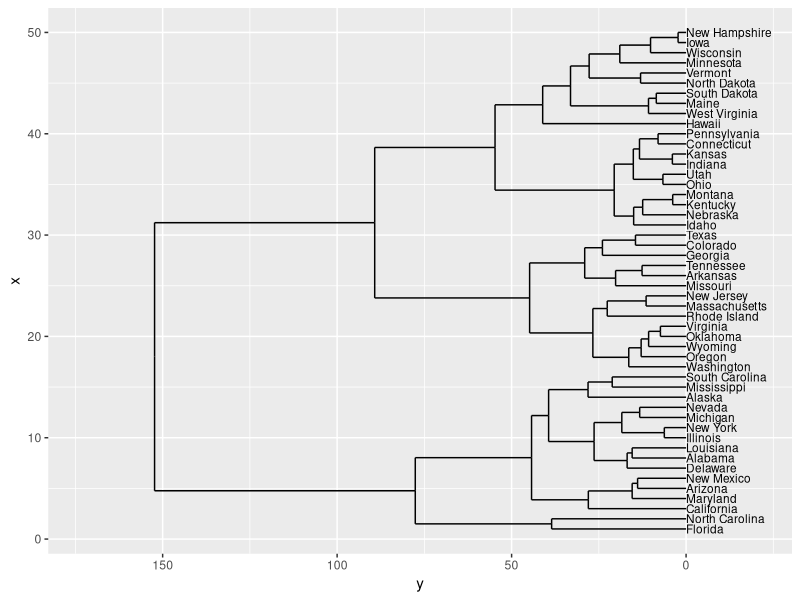
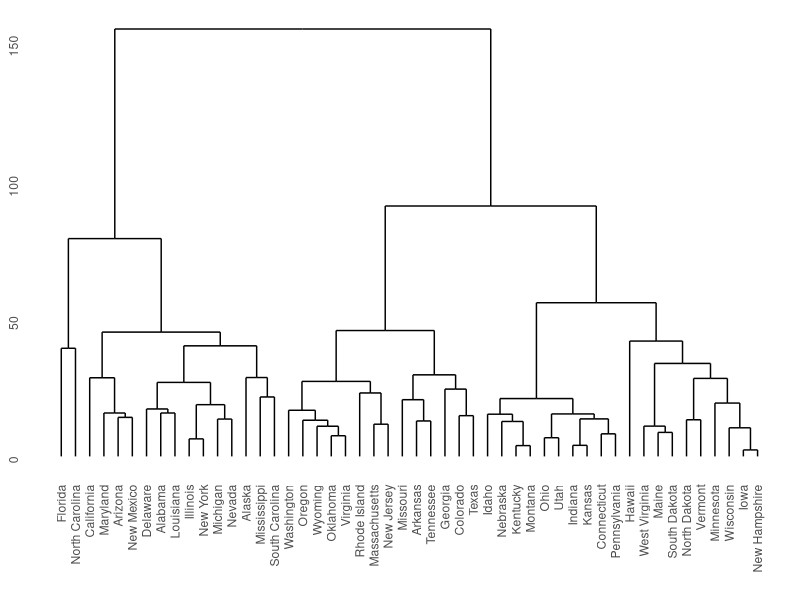
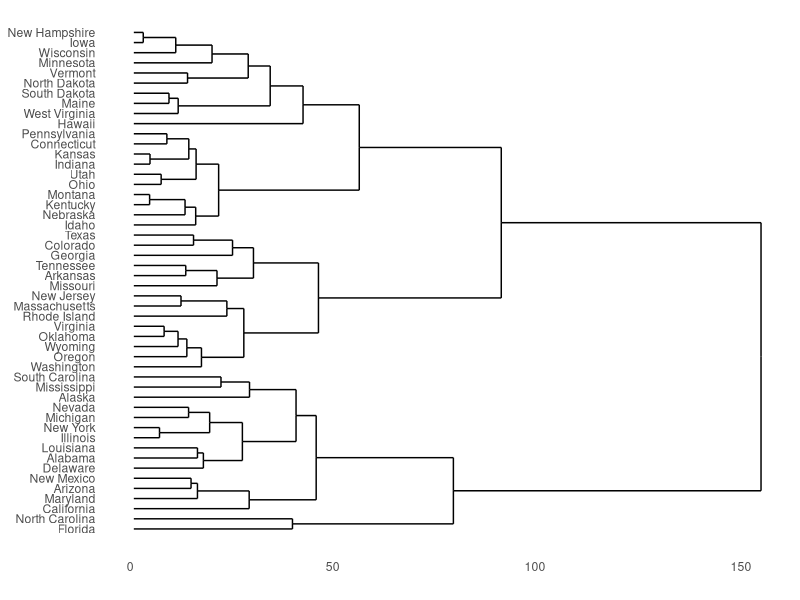
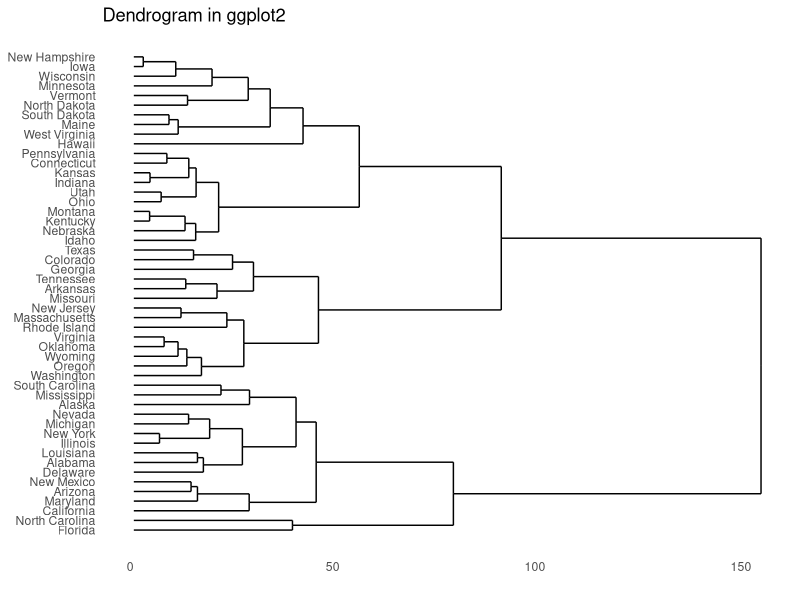

Generate these figures, in order, with R:

library(ggplot2)
library(ggdendro)
hc <- hclust(dist(USArrests), "ave")
hcdata <- dendro_data(hc, type="rectangle")
ggplot() + 
  geom_segment(data=segment(hcdata), aes(x=x, y=y, xend=xend, yend=yend)) +
  geom_text(data=label(hcdata), aes(x=x, y=y, label=label, hjust=0), size=3) +
  coord_flip() + scale_y_reverse(expand=c(0.2, 0))

### demonstrate plotting directly from object class hclust
ggdendrogram(hc, rotate=FALSE)
ggdendrogram(hc, rotate=TRUE)
### demonstrate converting hclust to dendro using dendro_data first
hcdata <- dendro_data(hc)
ggdendrogram(hcdata, rotate=TRUE) + labs(title="Dendrogram in ggplot2")
